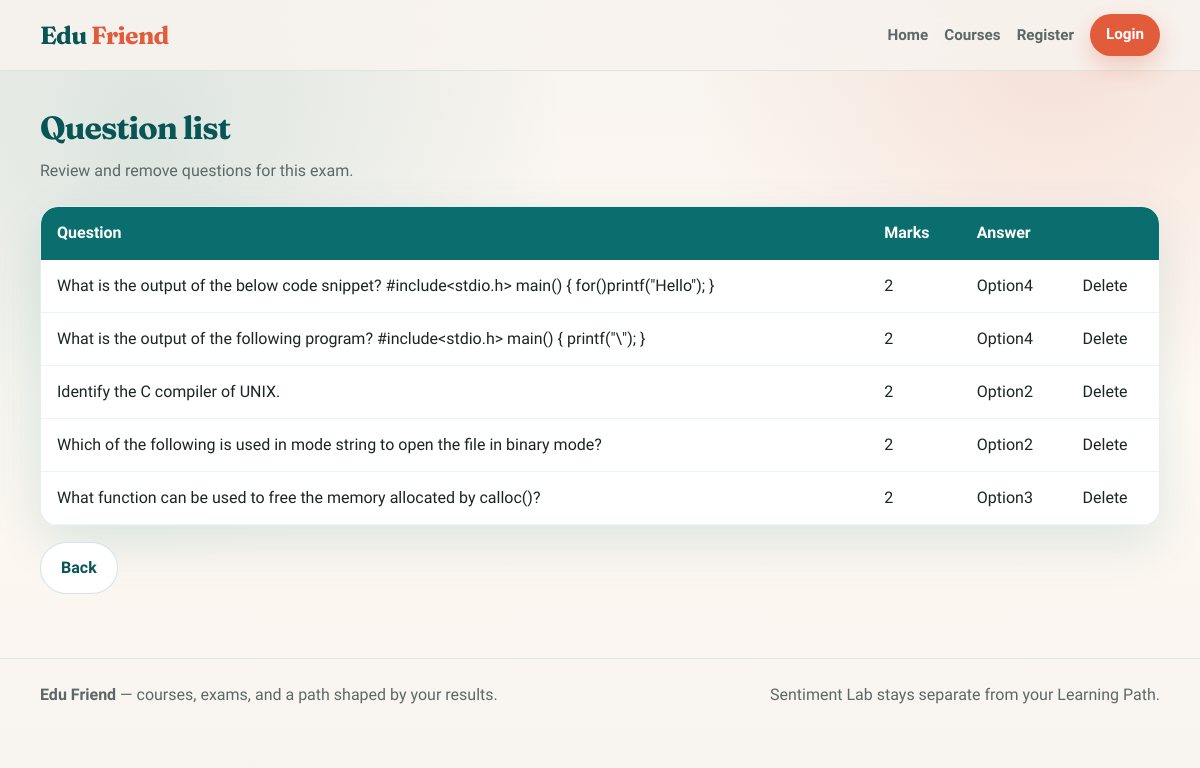
Page /view_question/25/ on the committed database.
### exam/models.py (models this page shows, shortened)
class Question(models.Model):
    course=models.ForeignKey(ExamSubject,on_delete=models.CASCADE)
    marks=models.PositiveIntegerField()
    question=models.CharField(max_length=600)
    option1=models.CharField(max_length=200)
    option2=models.CharField(max_length=200)
    option3=models.CharField(max_length=200)
    option4=models.CharField(max_length=200)
    cat=(('Option1','Option1'),('Option2','Option2'),('Option3','Option3'),('Option4','Option4'))
    answer=models.CharField(max_length=200,choices=cat)

### exam/views.py (the view)
# urls.py: path('view_question/<int:pk>/', views.view_question, name='view_question'),
def view_question(request,pk):
    questions=models.Question.objects.all().filter(course_id=pk)
    return render(request,'view_question.html',{'questions':questions})

### account/context_processors.py (called while the page is built)
def user_role(request):
    role = None
    if request.user.is_authenticated:
        try:
            role = request.user.user_profile.user_type
        except (ObjectDoesNotExist, AttributeError):
            role = None
    return {'user_role': role}

### exam/templates/view_question.html (shortened to what this page needs)
{% extends 'base.html' %}
{% block content %}
<div class="section-head">
  <h1>Question list</h1>
  <p class="lede">Review and remove questions for this exam.</p>
</div>
<div class="table-wrap panel">
  <table class="data-table">
    <thead>
      <tr>
        <th>Question</th>
        <th>Marks</th>
        <th>Answer</th>
        <th></th>
      </tr>
    </thead>
    <tbody>
      {% for question in questions %}
        <tr>
          <td>{{ question.question }}</td>
          <td>{{ question.marks }}</td>
          <td>{{ question.answer }}</td>
          <td><a href="{% url 'delete_view' question.id %}">Delete</a></td>
        </tr>
      {% empty %}
        <tr><td colspan="4">No questions yet.</td></tr>
      {% endfor %}
    </tbody>
  </table>
</div>
<a class="btn btn-ghost" style="margin-top:1rem;" href="{% url 'exam:question_view' %}">Back</a>
{% endblock %}

### static/css/edufriend.css (style rules this page uses)
:root { --teal: #0b6e6e; --teal-dark: #085555; --teal-soft: #d8eeee; --sand: #f7f3ee; --sand-deep: #ebe4d8; --coral: #e25b3a; --coral-dark: #c4472a; --ink: #1c2424; --muted: #5c6868; --white: #ffffff; --pass: #1f7a4d; --fail: #b42318; --shadow: 0 18px 50px rgba(11, 110, 110, 0.12); --radius: 18px; --font-display: "Fraunces", Georgia, serif; --font-body: "Source Sans 3", "Segoe UI", sans-serif; }
*, *::before, *::after { box-sizing: border-box; }
html { scroll-behavior: smooth; }
body { margin: 0; font-family: var(--font-body); color: var(--ink); background: radial-gradient(circle at 12% 18%, rgba(11, 110, 110, 0.12), transparent 34%), radial-gradient(circle at 88% 8%, rgba(226, 91, 58, 0.12), transparent 28%), linear-gradient(180deg, var(--sand) 0%, #fffaf4 48%, var(--sand) 100%); min-height: 100vh; line-height: 1.55; }
a { color: inherit; text-decoration: none; }
.btn { display: inline-flex; align-items: center; justify-content: center; gap: 0.4rem; border: 0; border-radius: 999px; padding: 0.8rem 1.25rem; font: inherit; font-weight: 700; cursor: pointer; transition: transform 0.2s ease, box-shadow 0.2s ease, background 0.2s ease; }
.btn-ghost { background: white; color: var(--teal-dark); border: 1px solid rgba(11, 110, 110, 0.18); }
.section-head { margin: 0 0 1.4rem; }
.section-head h1, .section-head h2, .page-title { font-family: var(--font-display); letter-spacing: -0.03em; margin: 0 0 0.4rem; color: var(--teal-dark); }
.section-head p, .lede { margin: 0; color: var(--muted); max-width: 42rem; }
.card, .panel { background: rgba(255, 255, 255, 0.82); border: 1px solid rgba(11, 110, 110, 0.1); border-radius: var(--radius); box-shadow: var(--shadow); }
.table-wrap { overflow-x: auto; }
table.data-table { width: 100%; border-collapse: collapse; background: white; border-radius: 16px; overflow: hidden; }
table.data-table th, table.data-table td { padding: 0.85rem 1rem; text-align: left; border-bottom: 1px solid rgba(11, 110, 110, 0.08); }
table.data-table th { background: var(--teal); color: white; font-weight: 700; }

### rows in the picture
Question: question "What is the output of the below code snippet? #include<stdio.h> main() { for()printf(\"Hello\"); }", marks "2", answer "Option4"
Question: question "What is the output of the following program? #include<stdio.h> main() { printf(\"\\\"); }", marks "2", answer "Option4"
Question: question "Identify the C compiler of UNIX.", marks "2", answer "Option2"
Question: question "Which of the following is used in mode string to open the file in binary mode?", marks "2", answer "Option2"
Question: question "What function can be used to free the memory allocated by calloc()?", marks "2", answer "Option3"
